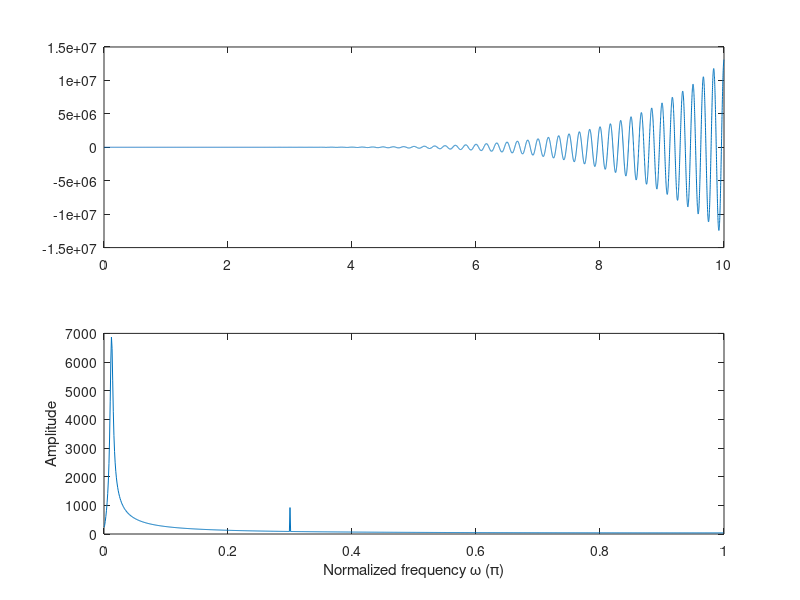

MATLAB code for this plot: (Note: this script raises an error after producing the figure.)
% test volterra and wavelet optimization using wavelet properties
close all; 
clear all; 


fs = 1000;
N = 2*fs;
delta_w = 2/N;
w_freq = (0:N-1)/2; 
w_norm = (0:N-1)*delta_w;
freq = 1;
t = 0:1/fs:10-1/fs;

u=20*(t.^2).*(1-t).^4.*cos(12*t.*pi)+sin(2*pi*t*5000)+sin(2*pi*t*150);
% u = 1*sin(2*pi*freq*t);

figure; 
subplot(2, 1, 1);
plot(t,u);

U = fft(u, N);

subplot(2, 1, 2);
plot(w_norm(1:N/2), abs(U(1:N/2)));
xlabel('Normalized frequency \omega (\pi)'); ylabel('Amplitude');


[low_d,high_d,low_r,high_r] = wfilters('db12');

H = [low_d', high_d'];  % filter matrix analysis
F = [low_r', high_r'];

len = size(low_d,2);

U1 = zeros(len, 2); % linear input 
U2 = zeros(len, 2); % quadratic diagonal
U3 = zeros(len, 2); % x(n)*x(n-1);

er_rr = zeros(len,1);

u1 = zeros(len, 1);
u2 = zeros(len, 1);
u3 = zeros(len, 1);
yn = zeros(size(t,2), 1);

U2_s = zeros(len,2); 
U3_s = zeros(len,2); 

lag =4;

Utap = zeros(len,2,lag);
utap = zeros(lag,1); 



% Analysis and synth
for i=1:size(t,2)    
    u1 = [u(i); u1(1:end-1)];  
    
    u2 = [u(i).*u(i); u2(1:end-1)]; % linear input 
    
    u3 = [u(i).*utap(end); u3(1:end-1)]; % quadratic diagonal term xn*xn
    
    utap = [u(i); utap(1:end-1)]; % off diagnal first x(n)*x(n-1)
    
    % additional len multiplications are performed here
    
    if mod(i,2) == 0         %1 level         
        
        
        
        % method 2 
        
        term1 = u1.*H(:,1); 
        term2 = u1.*H(:,2); 
        
        U_now = [sum(term1); sum(term2)]'; 
        
        U1 = [U_now; U1(1:end-1,:)]; 
        U2 = [u2'*H; U2(1:end-1,:)];
        U3 = [u3'*H; U3(1:end-1,:)];
        
        Utap = cat(3,cat(2,term1 , term2), Utap(:,:,1:end-1)); 
        
        U2_s = [ [sum(term1.*u1); sum(term2.*u1)]' ; U2_s(1:end-1,:)];
        
        loc_lag = floor(lag/2)-1;
        
        if mod(lag,2)==0
        
        
           
        U3_s = [ [sum(Utap(:,1, end-loc_lag).*u1); sum(Utap(:,2, end-loc_lag).*u1)]' ; U3_s(1:end-1,:)]; % shifting property 
        
        else
        
        tmp1 = [Utap(2,1, end-loc_lag-1)  ;Utap(1,1, end-loc_lag)];
        tmp2 = [Utap(2,2, end-loc_lag-1)  ;Utap(1,2, end-loc_lag)];
            
        U3_s = [ [sum(tmp1.*u1); sum(tmp2.*u1)]' ; U3_s(1:end-1,:)];
         
        end
            
      error = (abs(U3)-abs(U3_s)) + (abs(U2)-abs(U2_s));
   
    er_rr = F*error(1,:)' + er_rr;
    
    end
    yn(i) = er_rr(1);
    er_rr = [er_rr(2:end); 0];
end

Y = fft(yn, N);

figure; 

plot(t,yn);


       
       
   






